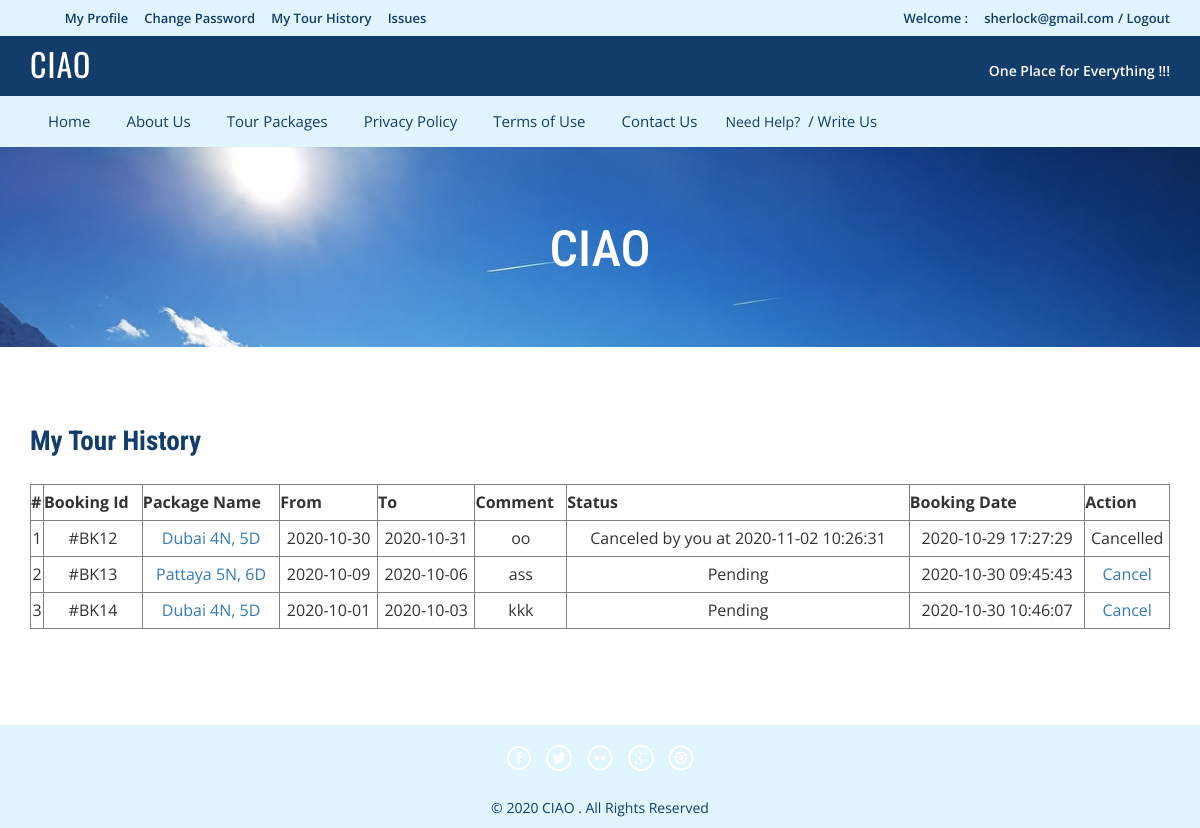
Screenshot of /tour-history.php (signed in) with the database file from the repository.
### tables this page shows
CREATE TABLE `tblbooking` (
  `BookingId` int(11) NOT NULL,
  `PackageId` int(11) DEFAULT NULL,
  `UserEmail` varchar(100) DEFAULT NULL,
  `FromDate` varchar(100) DEFAULT NULL,
  `ToDate` varchar(100) DEFAULT NULL,
  `Comment` mediumtext DEFAULT NULL,
  `RegDate` timestamp NULL DEFAULT current_timestamp(),
  `status` int(11) DEFAULT NULL,
  `CancelledBy` varchar(5) DEFAULT NULL,
  `UpdationDate` timestamp NULL DEFAULT NULL ON UPDATE current_timestamp()
);

CREATE TABLE `tbltourpackages` (
  `PackageId` int(11) NOT NULL,
  `PackageName` varchar(200) DEFAULT NULL,
  `PackageType` varchar(150) DEFAULT NULL,
  `PackageLocation` varchar(100) DEFAULT NULL,
  `PackagePrice` int(11) DEFAULT NULL,
  `PackageFetures` varchar(255) DEFAULT NULL,
  `PackageDetails` mediumtext DEFAULT NULL,
  `PackageImage` varchar(100) DEFAULT NULL,
  `Creationdate` timestamp NULL DEFAULT current_timestamp(),
  `UpdationDate` timestamp NULL DEFAULT NULL ON UPDATE current_timestamp()
);

### tour-history.php (the view, shortened to what this page needs)
<?php
include('includes/config.php');
if(strlen($_SESSION['login'])==0)
	{
header('location:index.php');
}
else{
?>
<!DOCTYPE HTML>
<html>
<head>
<link href="css/bootstrap.css" rel='stylesheet' type='text/css' />
<link href="css/style.css" rel='stylesheet' type='text/css' />
<link href="css/font-awesome.css" rel="stylesheet">
<link href="css/animate.css" rel="stylesheet" type="text/css" media="all">
</head>
<body>
<div class="top-header">
<?php include('includes/header.php');?>
<div class="banner-1 ">
	<div class="container">
		<h1 class="wow zoomIn animated animated" data-wow-delay=".5s" style="visibility: visible; animation-delay: 0.5s; animation-name: zoomIn;">CIAO</h1>
	</div>
</div>
<div class="privacy">
	<div class="container">
		<h3 class="wow fadeInDown animated animated" data-wow-delay=".5s" style="visibility: visible; animation-delay: 0.5s; animation-name: fadeInDown;">My Tour History</h3>
		<form name="chngpwd" method="post" onSubmit="return valid();">
	<p>
	<table border="1" width="100%">
<tr align="center">
<th>#</th>
<th>Booking Id</th>
<th>Package Name</th>
<th>From</th>
<th>To</th>
<th>Comment</th>
<th>Status</th>
<th>Booking Date</th>
<th>Action</th>
</tr>
<?php
$uemail=$_SESSION['login'];;
$sql = "SELECT tblbooking.BookingId as bookid,tblbooking.PackageId as pkgid,tbltourpackages.PackageName as packagename,tblbooking.FromDate as fromdate,tblbooking.ToDate as todate,tblbooking.Comment as comment,tblbooking.status as status,tblbooking.RegDate as regdate,tblbooking.CancelledBy as cancelby,tblbooking.UpdationDate as upddate from tblbooking join tbltourpackages on tbltourpackages.PackageId=tblbooking.PackageId where UserEmail=:uemail";
$query = $dbh->prepare($sql);
$query -> bindParam(':uemail', $uemail, PDO::PARAM_STR);
$query->execute();
$results=$query->fetchAll(PDO::FETCH_OBJ);
$cnt=1;
if($query->rowCount() > 0)
{
foreach($results as $result)
{	?>
<tr align="center">
<td><?php echo htmlentities($cnt);?></td>
<td>#BK<?php echo htmlentities($result->bookid);?></td>
<td><a href="package-details.php?pkgid=<?php echo htmlentities($result->pkgid);?>"><?php echo htmlentities($result->packagename);?></a></td>
<td><?php echo htmlentities($result->fromdate);?></td>
<td><?php echo htmlentities($result->todate);?></td>
<td><?php echo htmlentities($result->comment);?></td>
<td><?php if($result->status==0)
{
echo "Pending";
}
if($result->status==2 and  $result->cancelby=='u')
{
echo "Canceled by you at " .$result->upddate;
}
?></td>
<td><?php echo htmlentities($result->regdate);?></td>
<?php if($result->status==2)
{
	?><td>Cancelled</td>
<?php } else {?>
<td><a href="tour-history.php?bkid=<?php echo htmlentities($result->bookid);?>" onclick="return confirm('Do you really want to cancel booking')" >Cancel</a></td>
<?php }?>
</tr>
<?php $cnt=$cnt+1; }} ?>
	</table>
			</p>
			</form>
	</div>
</div>
<?php include('includes/footer.php');?>
</body>
</html>
<?php } ?>

### css/style.css (style rules this page uses)
html, body { font-size: 100%; background: #fff; font-family: 'Open Sans', sans-serif; }
body a,.grid_1,plan_1,plan_1.one,plan_1.two,i.icon1, i.icon2, i.icon3, i.icon4, i.icon5, i.icon6 { transition:0.5s all; -webkit-transition:0.5s all; -moz-transition:0.5s all; -o-transition:0.5s all; -ms-transition:0.5s all; }
h1,h2,h3,h4,h5,h6 { margin:0; font-family: 'Roboto Condensed', sans-serif; }
p { margin:0; }
.top-header { background-color: #E1F5FE; border-bottom: 0 none; height: 36px; line-height: 35px; }
.banner-1 { background: url(../images/wow2.jpg)no-repeat; background-size: cover; -webkit-background-size: cover; -o-background-size: cover; -ms-background-size: cover; -moz-background-size: cover; min-height:200px; }
.banner-1 h1 { font-size: 50px; margin-bottom: 40px; padding: 1.5em 0 0; text-align: center; color: #fff; }
.privacy h3 { color: #123C69; font-size: 1.7em; font-weight: 700; margin-bottom: 1em; }
.privacy { padding: 5em 0; }
.privacy p { font-size: 1em; line-height: 1.8em; color: #999; margin: 1em 0; }

### rows the page displays
tblbooking: BookingId "12", PackageId.PackageName "Dubai 4N, 5D", FromDate "2020-10-30", ToDate "2020-10-31", Comment "oo", UpdationDate "2020-11-02 10:26:31", RegDate "2020-10-29 17:27:29", status "Cancelled"
tblbooking: BookingId "13", PackageId.PackageName "Pattaya 5N, 6D", FromDate "2020-10-09", ToDate "2020-10-06", Comment "ass", status "Pending", RegDate "2020-10-30 09:45:43"
tblbooking: BookingId "14", PackageId.PackageName "Dubai 4N, 5D", FromDate "2020-10-01", ToDate "2020-10-03", Comment "kkk", status "Pending", RegDate "2020-10-30 10:46:07"

### other values shown
$_SESSION['login'] "sherlock@gmail.com"
